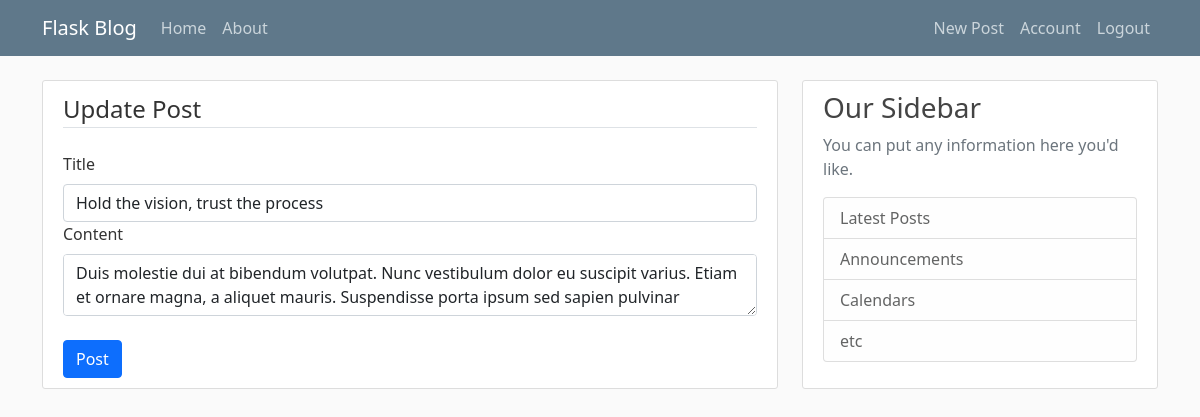
The app's page /post/11/update (signed in), older data.
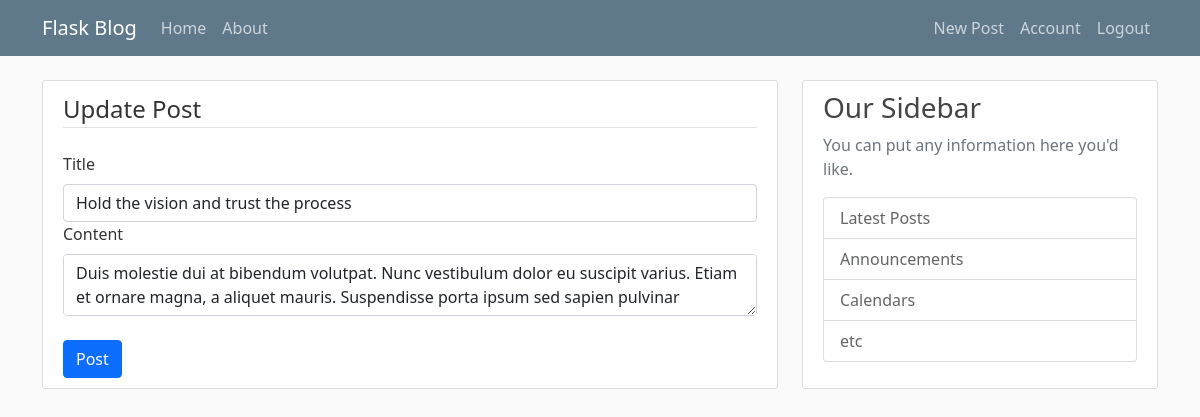
The same page, newer data.
### flaskblog/models.py (models this page shows, shortened)
class Post(db.Model):
    id = db.Column(db.Integer, primary_key=True)
    title = db.Column(db.String(100),nullable=False)
    date_posted = db.Column(db.DateTime,nullable=False,default=datetime.utcnow)
    content = db.Column(db.Text,nullable=False)
    user_id = db.Column(db.Integer,db.ForeignKey('user.id'),nullable=False)

### flaskblog/posts/routes.py (the view)
@posts.route("/post/<int:post_id>/update",methods=['GET','POST'])
@login_required
def update_post(post_id):
    post = Post.query.get_or_404(post_id)
    if post.author != current_user:
        abort(403)
    form = PostForm()
    if form.validate_on_submit():
        post.title = form.title.data
        post.content = form.content.data
        db.session.commit()
        flash(f'Your post has been updated!','success')
        return redirect(url_for('posts.post',post_id=post.id))
    elif request.method == 'GET':
        form.content.data = post.content
        form.title.data = post.title
    return render_template('create_post.html',title='Update post',form=form,legend ='Update Post')

### flaskblog/posts/forms.py
class PostForm(FlaskForm):
	title = StringField('Title',validators=[DataRequired()])
	content = TextAreaField('Content',validators=[DataRequired()])
	submit = SubmitField('Post')

### flaskblog/models.py (called while the page is built)
@login_manager.user_loader
def load_user(user_id):
    return User.query.get(int(user_id))

### flaskblog/templates/create_post.html (shortened to what this page needs)
{%extends "layout.html"%}
{%block content%}
	<div class="content-section">
		<form method="POST" action="">
			<fieldset class="form-group">
				<legend class="border-bottom mb-4">{{legend}}</legend>
				<div class="form-group">
					{{ form.title.label(class="form-label") }}
					{% if form.title.errors %}
						{{ form.title(class="form-control is-invalid") }}
						<div class="invalid-feedback">
							{% for error in form.title.errors%}
								<span>{{error}}</span>
							{%endfor%}
						</div>
					{%else%}
						{{ form.title(class="form-control") }}
					{% endif%}
				</div>
				<div class="form-group">
					{{ form.content.label(class="form-label") }}
					{% if form.content.errors %}
						{{ form.content(class="form-control is-invalid") }}
						<div class="invalid-feedback">
							{% for error in form.content.errors%}
								<span>{{error}}</span>
							{%endfor%}
						</div>
					{%else%}
						{{ form.content(class="form-control") }}
					{% endif%}
				</div>
			</fieldset>
			<br>
			<div class="form-group">
					{{ form.submit(class="btn btn-primary")}}
			</div>
		</form>
	</div>
{%endblock content%}

Row changes from the older to the newer data that the page shows:
changed Post: title "Hold the vision, trust the process" → "Hold the vision and trust the process"
